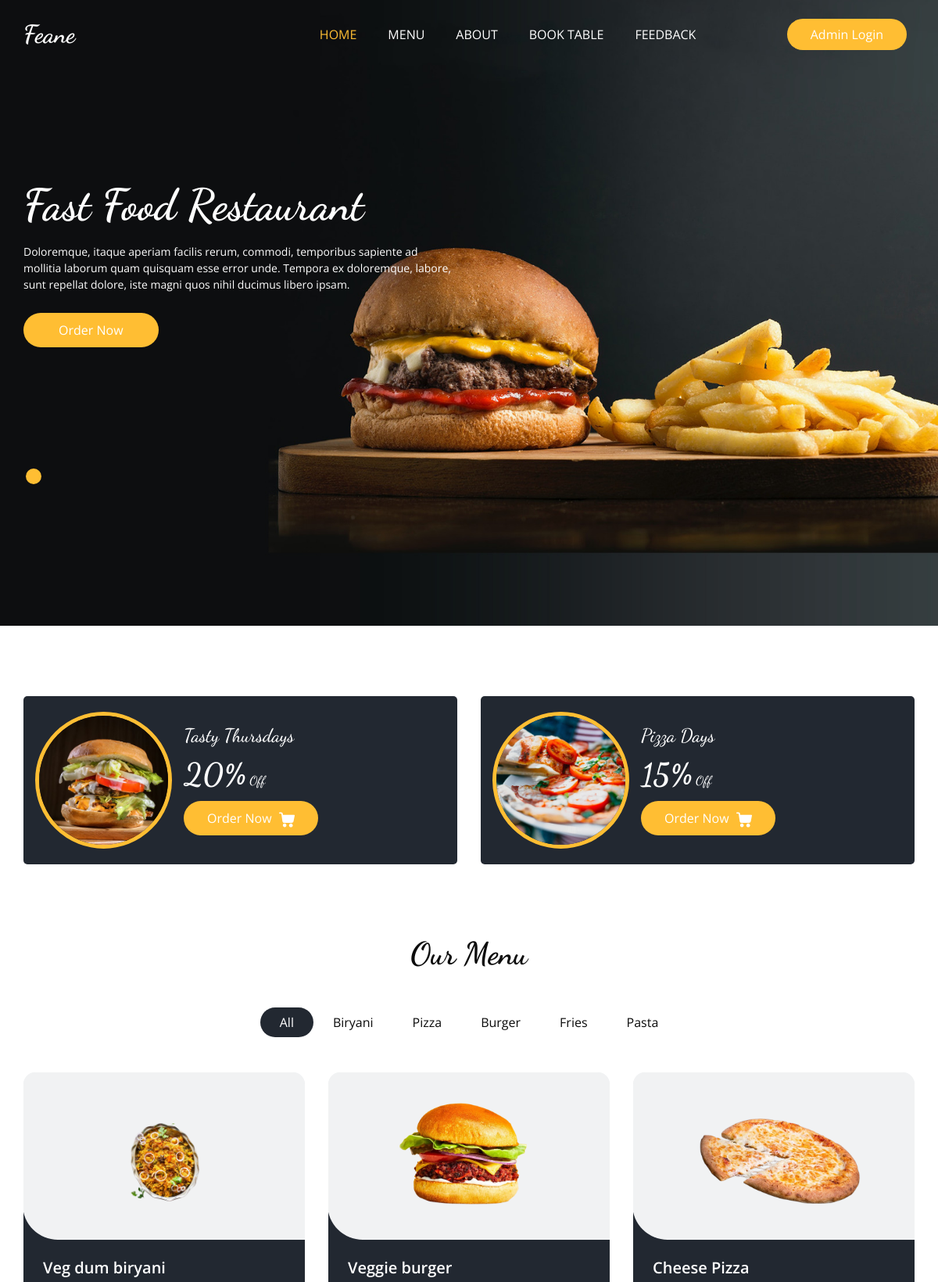
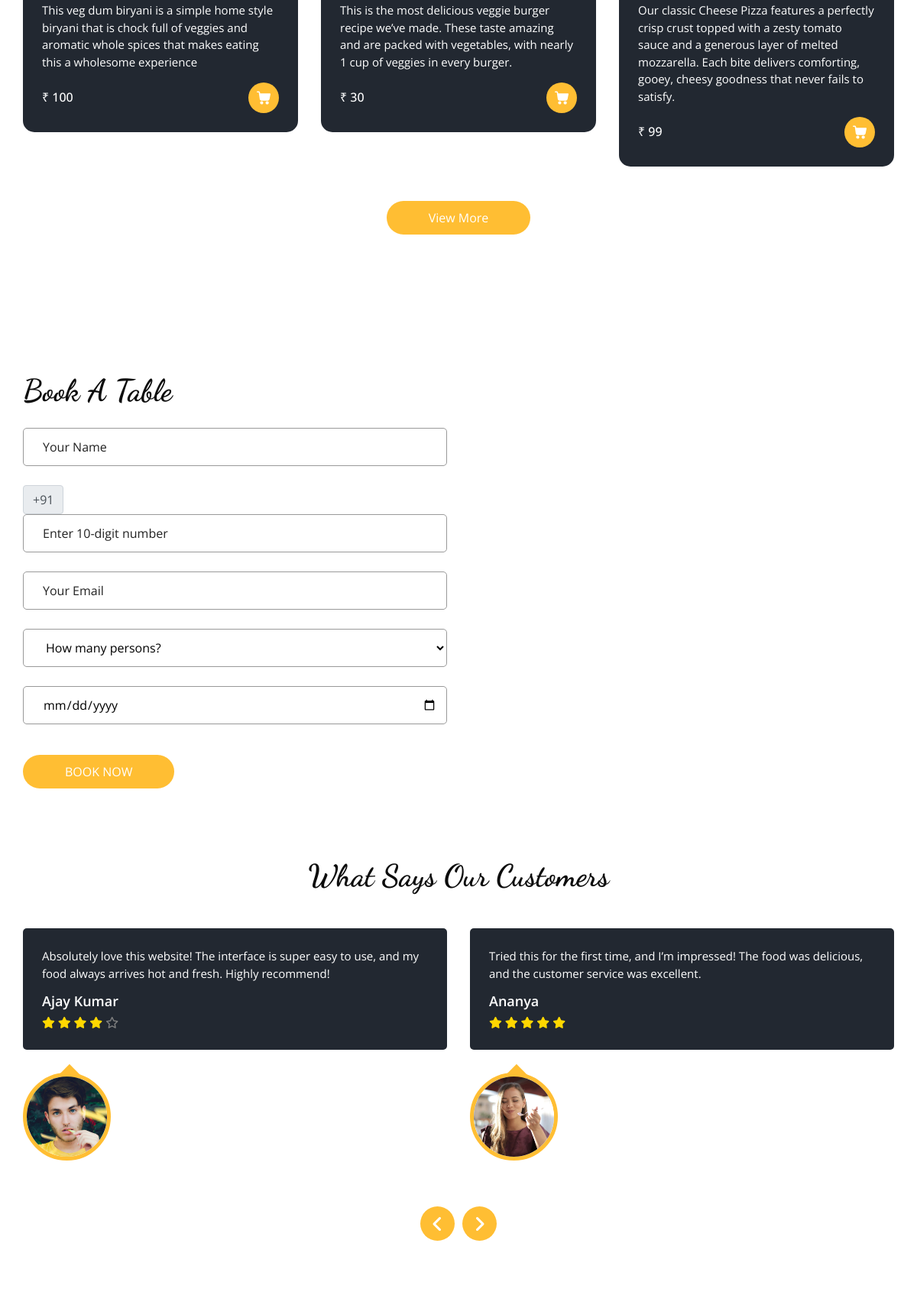
The page / (upper part) on the database its author committed (2 pictures, top to bottom).
### Base_App/models.py (models this page shows, shortened)
class ItemList(models.Model):
    Category_name=models.CharField(max_length=20)
    def __str__(self):
        return self.Category_name

class Item(models.Model):
    Item_Name=models.CharField(max_length=100,blank=False)
    description=models.TextField(blank=False)
    Price=models.IntegerField()
    Category = models.ForeignKey(ItemList,related_name='Name',on_delete=models.CASCADE)
    Image=models.ImageField(upload_to='items/')

class Feedback(models.Model):
    User_name=models.CharField(max_length=50)
    Rating_Choices= [(i, str(i)) for i in range(1,6)]
    Rating=models.IntegerField(choices=Rating_Choices)
    Review=models.TextField(blank=False)
    Image=models.ImageField(upload_to='items/',blank=True)

### Base_App/views.py (the view)
# urls.py: path('',HomeView,name="Home"),
def HomeView(request):
    items=Item.objects.all()
    list=ItemList.objects.all()
    review=Feedback.objects.all()
    return render(request,"home.html",{'items' : items,'list' : list,'review' : review})

### Template/home.html (shortened to what this page needs)
{% extends "base.html" %}
{% block home_status %}active{% endblock home_status %}
{% load static %}
{% block slider %}
   <section class="slider_section ">
    <div id="customCarousel1" class="carousel slide" data-ride="carousel">
      <div class="carousel-inner">
        <div class="carousel-item active">
          <div class="container ">
            <div class="row">
              <div class="col-md-7 col-lg-6 ">
                <div class="detail-box">
                  <h1>
                    Fast Food Restaurant
                  </h1>
                  <p>
                    Doloremque, itaque aperiam facilis rerum, commodi, temporibus sapiente ad mollitia laborum quam quisquam esse error unde. Tempora ex doloremque, labore, sunt repellat dolore, iste magni quos nihil ducimus libero ipsam.
                  </p>
                  <div class="btn-box">
                    <a href="" class="btn1">
                      Order Now
                    </a>
                  </div>
                </div>
              </div>
            </div>
          </div>
        </div>
      </div>
      <div class="container">
        <ol class="carousel-indicators">
          <li data-target="#customCarousel1" data-slide-to="0" class="active"></li>
        </ol>
      </div>
    </div>
  </section>
{% endblock slider %}
{% block main %}
  <section class="offer_section layout_padding-bottom">
    <div class="offer_container">
      <div class="container ">
        <div class="row">
          <div class="col-md-6  ">
            <div class="box ">
              <div class="img-box">
                <img src="{% static 'images/o1.jpg' %}" alt="">
              </div>
              <div class="detail-box">
                <h5>
                  Tasty Thursdays
                </h5>
                <h6>
                  <span>20%</span> Off
                </h6>
                <a href="">
                  Order Now
                </a>
              </div>
            </div>
          </div>
          <div class="col-md-6  ">
            <div class="box ">
              <div class="img-box">
                <img src="{% static 'images/o2.jpg' %}" alt="">
              </div>
              <div class="detail-box">
                <h5>
                  Pizza Days
                </h5>
                <h6>
                  <span>15%</span> Off
                </h6>
                <a href="">
                  Order Now
                </a>
              </div>
            </div>
          </div>
        </div>
      </div>
    </div>
  </section>
  <section class="food_section layout_padding-bottom">
    <div class="container">
      <div class="heading_container heading_center">
        <h2>
          Our Menu
        </h2>
      </div>
      <ul class="filters_menu">
        <li class="active" data-filter="*">All</li>
        {%for i in list%}
        <li data-filter=".{{i.Category_name}}">{{i.Category_name}}</li>
        {%endfor%}
      </ul>
      <div class="filters-content">
        <div class="row grid">
          {% for j in items %}
          <div class="col-sm-6 col-lg-4 all {{j.Category}}">
            <div class="box">
              <div>
                <div class="img-box">
                  <img src="/media/{{j.Image}}" alt="{{j.Image}}">
                </div>
                <div class="detail-box">
                  <h5>
                    {{j.Item_Name}}
                  </h5>
                  <p>
                    {{j.description}}
                  </p>
                  <div class="options">
                    <h6>
                      ₹ {{j.Price}}
                    </h6>
                    <a href="">
                    </a>
                  </div>
                </div>
              </div>
            </div>
          </div>
          {% endfor %}
        </div>
      </div>
      <div class="btn-box">
        <a href="">
          View More
        </a>
      </div>
    </div>
  </section>
 <section class="book_section layout_padding">
    <div class="container">
      <div class="heading_container">
        <h2>
          Book A Table
        </h2>
      </div>
      <div class="row">
        <div class="col-md-6">
          <div class="form_container">
            <form action="{%url "Book_Table" %}" method='POST'>{% csrf_token %}
              <div>
                <input type="text" class="form-control" name ="name" placeholder="Your Name" />
              </div>
              <div>
                <div class="input-group">
                    <span class="input-group-text" id="basic-addon1">+91</span>
                    <input type="tel" id="phone" class="form-control" name="phone" pattern="[0-9]{10}" placeholder="Enter 10-digit number" required>
                </div>
            </div>
              <div>
                <input type="email" class="form-control" name="email" placeholder="Your Email" />
              </div>
              <div>
                <select class="form-control nice-select wide"name="total_person">
                  <option value="" disabled selected>
                    How many persons?
                  </option>
                </select>
              </div>
              <div>
                <input type="date" name="booking_data" class="form-control">
              </div>
              <div class="btn_box">
                <button>
                  Book Now
                </button>
              </div>
            </form>
          </div>
        </div>
        <div class="col-md-6">
          <div class="map_container ">
            <div id="googleMap"></div>
          </div>
        </div>
      </div>
    </div>
  </section>
  <section class="client_section layout_padding-bottom">
    <div class="container">
      <div class="heading_container heading_center psudo_white_primary mb_45">
        <h2>
          What Says Our Customers
        </h2>
      </div>
      <div class="carousel-wrap row ">
        <div class="owl-carousel client_owl-carousel">
          {% for k in review %}
          <div class="item">
            <div class="box">
              <div class="detail-box">
                <p>
                  {{k.Review}}
                </p>
                <h6>
                  {{k.User_name}}
                </h6>
                <p>
                  {% for i in "12345"|make_list %}
                    {% if forloop.counter <= k.Rating %}
                      <i class="fas fa-star" style="color: gold;"></i>
                    {% else %}
                      <i class="far fa-star" style="color: gray;"></i>
                    {% endif %}
                  {% endfor %}
                </p>
              </div>
              <div class="img-box">
                <img src="/media/{{k.Image}}" alt="{{k.Image}}" class="box-img">
              </div>
            </div>
          </div>
          {% endfor %}
        </div>
      </div>
    </div>
  </section>
{% endblock main %}

### Static/css/responsive.css (style rules this page uses)
@media (min-width: 1200px) { .container { max-width: 1170px; } }

### rows shown on the page
ItemList: Category_name "Biryani"
ItemList: Category_name "Pizza"
ItemList: Category_name "Burger"
ItemList: Category_name "Fries"
ItemList: Category_name "Pasta"
Item: Image (picture), Item_Name "Veg dum biryani", description "This veg dum biryani is a simple home style biryani that is chock full of veggies and aromatic whole spices that makes eating this a wholesome experience", Price "100"
Item: Image (picture), Item_Name "Veggie burger", description "This is the most delicious veggie burger recipe we’ve made. These taste amazing and are packed with vegetables, with nearly 1 cup of veggies in every burger.", Price "30"
Item: Image (picture), Item_Name "Cheese Pizza", description "Our classic Cheese Pizza features a perfectly crisp crust topped with a zesty tomato sauce and a generous layer of melted mozzarella. Each bite delivers comforting, gooey, cheesy goodness that never fails to satisfy.", Price "99"
Feedback: Review "Absolutely love this website! The interface is super easy to use, and my food always arrives hot and fresh. Highly recommend!", User_name "Ajay Kumar", Rating 4 (drawn), Image (picture)
Feedback: Review "Tried this for the first time, and I’m impressed! The food was delicious, and the customer service was excellent.", User_name "Ananya", Rating 5 (drawn), Image (picture)
